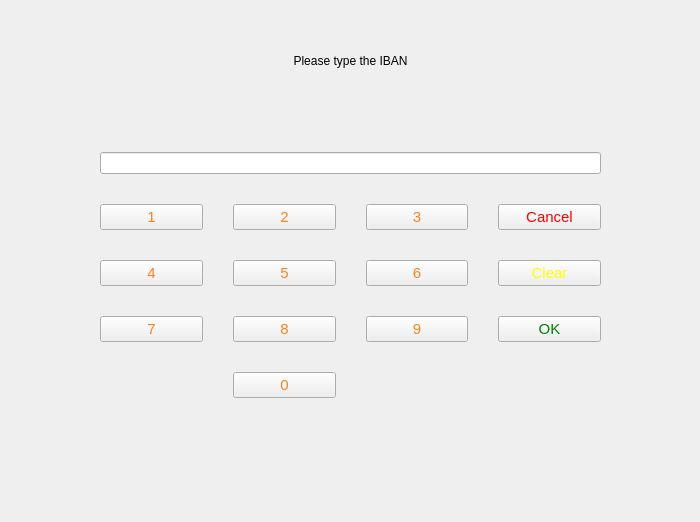
<?xml version="1.0" encoding="UTF-8"?>
<ui version="4.0">
 <class>FundsTransferPage</class>
 <widget class="QWidget" name="FundsTransferPage">
  <property name="geometry">
   <rect>
    <x>0</x>
    <y>0</y>
    <width>700</width>
    <height>522</height>
   </rect>
  </property>
  <property name="windowTitle">
   <string>Form</string>
  </property>
  <widget class="QStackedWidget" name="stackedWidget">
   <property name="geometry">
    <rect>
     <x>0</x>
     <y>0</y>
     <width>700</width>
     <height>521</height>
    </rect>
   </property>
   <widget class="QWidget" name="TypeIBANPage">
    <widget class="QLabel" name="lblTypeIBAN">
     <property name="geometry">
      <rect>
       <x>110</x>
       <y>40</y>
       <width>481</width>
       <height>41</height>
      </rect>
     </property>
     <property name="text">
      <string>Please type the IBAN</string>
     </property>
     <property name="alignment">
      <set>Qt::AlignCenter</set>
     </property>
    </widget>
    <widget class="QWidget" name="verticalLayoutWidget_3">
     <property name="geometry">
      <rect>
       <x>0</x>
       <y>0</y>
       <width>701</width>
       <height>501</height>
      </rect>
     </property>
     <layout class="QVBoxLayout" name="verticalLayout_4">
      <item>
       <layout class="QGridLayout" name="gridLayout_4">
        <property name="sizeConstraint">
         <enum>QLayout::SetDefaultConstraint</enum>
        </property>
        <property name="leftMargin">
         <number>100</number>
        </property>
        <property name="topMargin">
         <number>100</number>
        </property>
        <property name="rightMargin">
         <number>100</number>
        </property>
        <property name="bottomMargin">
         <number>50</number>
        </property>
        <property name="spacing">
         <number>30</number>
        </property>
        <item row="2" column="3">
         <widget class="QPushButton" name="ValButtonClear">
          <property name="styleSheet">
           <string notr="true">QPushButton{
color:#FFFF00;
font-size:15px;
}</string>
          </property>
          <property name="text">
           <string>Clear</string>
          </property>
         </widget>
        </item>
        <item row="1" column="0">
         <widget class="QPushButton" name="ValButton1">
          <property name="styleSheet">
           <string notr="true">QPushButton{
font-size:15px;
color: #FB8122;
}</string>
          </property>
          <property name="text">
           <string>1</string>
          </property>
         </widget>
        </item>
        <item row="3" column="3">
         <widget class="QPushButton" name="ValButtonOk">
          <property name="styleSheet">
           <string notr="true">QPushButton{
color:#008000;
font-size:15px;
}</string>
          </property>
          <property name="text">
           <string>OK</string>
          </property>
         </widget>
        </item>
        <item row="1" column="2">
         <widget class="QPushButton" name="ValButton3">
          <property name="styleSheet">
           <string notr="true">QPushButton{
font-size:15px;
color: #FB8122;
}</string>
          </property>
          <property name="text">
           <string>3</string>
          </property>
         </widget>
        </item>
        <item row="1" column="3">
         <widget class="QPushButton" name="ValButtonCancel">
          <property name="styleSheet">
           <string notr="true">QPushButton{
color:#FF0000;
font-size:15px;
}</string>
          </property>
          <property name="text">
           <string>Cancel</string>
          </property>
         </widget>
        </item>
        <item row="4" column="1">
         <widget class="QPushButton" name="ValButton0">
          <property name="styleSheet">
           <string notr="true">QPushButton{
font-size:15px;
color: #FB8122;
}</string>
          </property>
          <property name="text">
           <string>0</string>
          </property>
         </widget>
        </item>
        <item row="2" column="0">
         <widget class="QPushButton" name="ValButton4">
          <property name="styleSheet">
           <string notr="true">QPushButton{
font-size:15px;
color: #FB8122;
}</string>
          </property>
          <property name="text">
           <string>4</string>
          </property>
         </widget>
        </item>
        <item row="1" column="1">
         <widget class="QPushButton" name="ValButton2">
          <property name="styleSheet">
           <string notr="true">QPushButton{
font-size:15px;
color: #FB8122;
}</string>
          </property>
          <property name="text">
           <string>2</string>
          </property>
         </widget>
        </item>
        <item row="3" column="0">
         <widget class="QPushButton" name="ValButton7">
          <property name="styleSheet">
           <string notr="true">QPushButton{
font-size:15px;
color: #FB8122;
}</string>
          </property>
          <property name="text">
           <string>7</string>
          </property>
         </widget>
        </item>
        <item row="3" column="2">
         <widget class="QPushButton" name="ValButton9">
          <property name="styleSheet">
           <string notr="true">QPushButton{
font-size:15px;
color: #FB8122;
}</string>
          </property>
          <property name="text">
           <string>9</string>
          </property>
         </widget>
        </item>
        <item row="3" column="1">
         <widget class="QPushButton" name="ValButton8">
          <property name="styleSheet">
           <string notr="true">QPushButton{
font-size:15px;
color: #FB8122;
}</string>
          </property>
          <property name="text">
           <string>8</string>
          </property>
         </widget>
        </item>
        <item row="2" column="2">
         <widget class="QPushButton" name="ValButton6">
          <property name="styleSheet">
           <string notr="true">QPushButton{
font-size:15px;
color: #FB8122;
}</string>
          </property>
          <property name="text">
           <string>6</string>
          </property>
         </widget>
        </item>
        <item row="2" column="1">
         <widget class="QPushButton" name="ValButton5">
          <property name="styleSheet">
           <string notr="true">QPushButton{
font-size:15px;
color: #FB8122;
}</string>
          </property>
          <property name="text">
           <string>5</string>
          </property>
         </widget>
        </item>
        <item row="0" column="0" colspan="4">
         <widget class="QLineEdit" name="LEDisplay">
          <property name="alignment">
           <set>Qt::AlignRight|Qt::AlignTrailing|Qt::AlignVCenter</set>
          </property>
         </widget>
        </item>
       </layout>
      </item>
     </layout>
    </widget>
   </widget>
   <widget class="QWidget" name="TypeAmountPage">
    <widget class="QWidget" name="verticalLayoutWidget_4">
     <property name="geometry">
      <rect>
       <x>0</x>
       <y>0</y>
       <width>701</width>
       <height>501</height>
      </rect>
     </property>
     <layout class="QVBoxLayout" name="verticalLayout_6">
      <item>
       <layout class="QGridLayout" name="gridLayout_6">
        <property name="sizeConstraint">
         <enum>QLayout::SetDefaultConstraint</enum>
        </property>
        <property name="leftMargin">
         <number>100</number>
        </property>
        <property name="topMargin">
         <number>100</number>
        </property>
        <property name="rightMargin">
         <number>100</number>
        </property>
        <property name="bottomMargin">
         <number>50</number>
        </property>
        <property name="spacing">
         <number>30</number>
        </property>
        <item row="3" column="0">
         <widget class="QPushButton" name="ValButtonn7">
          <property name="styleSheet">
           <string notr="true">QPushButton{
font-size:15px;
color: #FB8122;
}</string>
          </property>
          <property name="text">
           <string>7</string>
          </property>
         </widget>
        </item>
        <item row="1" column="2">
         <widget class="QPushButton" name="ValButtonn3">
          <property name="styleSheet">
           <string notr="true">QPushButton{
font-size:15px;
color: #FB8122;
}</string>
          </property>
          <property name="text">
           <string>3</string>
          </property>
         </widget>
        </item>
        <item row="3" column="2">
         <widget class="QPushButton" name="ValButtonn9">
          <property name="styleSheet">
           <string notr="true">QPushButton{
font-size:15px;
color: #FB8122;
}</string>
          </property>
          <property name="text">
           <string>9</string>
          </property>
         </widget>
        </item>
        <item row="3" column="1">
         <widget class="QPushButton" name="ValButtonn8">
          <property name="styleSheet">
           <string notr="true">QPushButton{
font-size:15px;
color: #FB8122;
}</string>
          </property>
          <property name="text">
           <string>8</string>
          </property>
         </widget>
        </item>
        <item row="2" column="1">
         <widget class="QPushButton" name="ValButtonn5">
          <property name="styleSheet">
           <string notr="true">QPushButton{
font-size:15px;
color: #FB8122;
}</string>
          </property>
          <property name="text">
           <string>5</string>
          </property>
         </widget>
        </item>
        <item row="2" column="0">
         <widget class="QPushButton" name="ValButtonn4">
          <property name="styleSheet">
           <string notr="true">QPushButton{
font-size:15px;
color: #FB8122;
}</string>
          </property>
          <property name="text">
           <string>4</string>
          </property>
         </widget>
        </item>
        <item row="4" column="1">
         <widget class="QPushButton" name="ValButtonn0">
          <property name="styleSheet">
           <string notr="true">QPushButton{
font-size:15px;
color: #FB8122;
}</string>
          </property>
          <property name="text">
           <string>0</string>
          </property>
         </widget>
        </item>
        <item row="2" column="2">
         <widget class="QPushButton" name="ValButtonn6">
          <property name="styleSheet">
           <string notr="true">QPushButton{
font-size:15px;
color: #FB8122;
}</string>
          </property>
          <property name="text">
           <string>6</string>
          </property>
         </widget>
        </item>
        <item row="1" column="0">
         <widget class="QPushButton" name="ValButtonn1">
          <property name="styleSheet">
           <string notr="true">QPushButton{
font-size:15px;
color: #FB8122;
}</string>
          </property>
          <property name="text">
           <string>1</string>
          </property>
         </widget>
        </item>
        <item row="1" column="1">
         <widget class="QPushButton" name="ValButtonn2">
          <property name="styleSheet">
           <string notr="true">QPushButton{
font-size:15px;
color: #FB8122;
}</string>
          </property>
          <property name="text">
           <string>2</string>
          </property>
         </widget>
        </item>
        <item row="1" column="3">
         <widget class="QPushButton" name="ValButtonnCancel">
          <property name="styleSheet">
           <string notr="true">QPushButton{
color:#FF0000;
font-size:15px;
}</string>
          </property>
          <property name="text">
           <string>Cancel</string>
          </property>
         </widget>
        </item>
        <item row="2" column="3">
         <widget class="QPushButton" name="ValButtonnClear">
          <property name="styleSheet">
           <string notr="true">QPushButton{
color:#FFFF00;
font-size:15px;
}</string>
          </property>
          <property name="text">
           <string>Clear</string>
          </property>
         </widget>
        </item>
        <item row="3" column="3">
         <widget class="QPushButton" name="ValButtonnOk">
          <property name="styleSheet">
           <string notr="true">QPushButton{
color:#008000;
font-size:15px;
}</string>
          </property>
          <property name="text">
           <string>OK</string>
          </property>
         </widget>
        </item>
        <item row="0" column="0" colspan="4">
         <widget class="QLineEdit" name="LEDisplay_1">
          <property name="alignment">
           <set>Qt::AlignRight|Qt::AlignTrailing|Qt::AlignVCenter</set>
          </property>
         </widget>
        </item>
       </layout>
      </item>
     </layout>
    </widget>
    <widget class="QLabel" name="lblTypeAmount">
     <property name="geometry">
      <rect>
       <x>110</x>
       <y>40</y>
       <width>481</width>
       <height>41</height>
      </rect>
     </property>
     <property name="text">
      <string>Please type the amount you want to transfer</string>
     </property>
     <property name="alignment">
      <set>Qt::AlignCenter</set>
     </property>
    </widget>
   </widget>
   <widget class="QWidget" name="ConfirmPage">
    <widget class="QWidget" name="gridLayoutWidget">
     <property name="geometry">
      <rect>
       <x>-1</x>
       <y>-1</y>
       <width>701</width>
       <height>401</height>
      </rect>
     </property>
     <layout class="QGridLayout" name="gridLayout">
      <item row="1" column="0">
       <widget class="QLabel" name="lblIBAN">
        <property name="text">
         <string>The IBAN you typed</string>
        </property>
        <property name="alignment">
         <set>Qt::AlignCenter</set>
        </property>
       </widget>
      </item>
      <item row="2" column="0">
       <widget class="QLabel" name="lblMoney">
        <property name="text">
         <string>The amount of money you typed</string>
        </property>
        <property name="alignment">
         <set>Qt::AlignCenter</set>
        </property>
       </widget>
      </item>
      <item row="1" column="1">
       <widget class="QLabel" name="lblTypeIBANConfirm">
        <property name="text">
         <string>IBAN</string>
        </property>
       </widget>
      </item>
      <item row="2" column="1">
       <widget class="QLabel" name="lblMoneyTyped">
        <property name="text">
         <string>MoneyAmount</string>
        </property>
       </widget>
      </item>
     </layout>
    </widget>
    <widget class="QDialogButtonBox" name="buttonBox">
     <property name="geometry">
      <rect>
       <x>270</x>
       <y>470</y>
       <width>156</width>
       <height>23</height>
      </rect>
     </property>
     <property name="standardButtons">
      <set>QDialogButtonBox::Cancel|QDialogButtonBox::Ok</set>
     </property>
    </widget>
   </widget>
   <widget class="QWidget" name="ReceiptPageTransfer"/>
  </widget>
 </widget>
 <resources/>
 <connections/>
</ui>
